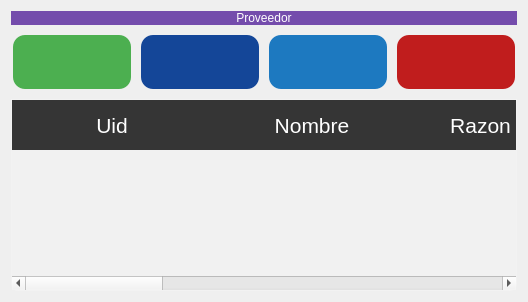
                 <widget class="QWidget" name="page_provider">
                  <layout class="QVBoxLayout" name="verticalLayout_7">
                   <item>
                    <widget class="QLabel" name="label_2">
                     <property name="styleSheet">
                      <string notr="true">color: rgb(255, 255, 255);
font: 26pt &quot;MS Shell Dlg 2&quot;;
background-color:#744cac;</string>
                     </property>
                     <property name="text">
                      <string>Proveedor</string>
                     </property>
                     <property name="alignment">
                      <set>Qt::AlignCenter</set>
                     </property>
                    </widget>
                   </item>
                   <item>
                    <layout class="QHBoxLayout" name="horizontalLayout_6">
                     <item>
                      <widget class="QPushButton" name="btn_add_provider">
                       <property name="cursor">
                        <cursorShape>PointingHandCursor</cursorShape>
                       </property>
                       <property name="styleSheet">
                        <string notr="true">QPushButton {
                background-color: #4CAF50; /* Verde */
                border: none;
                color: white;
                padding: 15px 32px;
                text-align: center;
                text-decoration: none;
                font-size: 20px;
                margin: 4px 2px;
                border-radius: 12px;
            }
            QPushButton:hover {
                background-color: #2D005F;
            }
            QPushButton:pressed {
                background-color: #2e7031;
            }</string>
                       </property>
                       <property name="text">
                        <string/>
                       </property>
                       <property name="icon">
                        <iconset>
                         <normalon>../image/add.png</normalon>
                        </iconset>
                       </property>
                       <property name="iconSize">
                        <size>
                         <width>25</width>
                         <height>25</height>
                        </size>
                       </property>
                      </widget>
                     </item>
                     <item>
                      <widget class="QPushButton" name="btn_update_table_provider">
                       <property name="cursor">
                        <cursorShape>PointingHandCursor</cursorShape>
                       </property>
                       <property name="styleSheet">
                        <string notr="true">QPushButton {
                background-color: #144698; /* Azul Oscuro */
                border: none;
                color: white;
                padding: 15px 32px;
                text-align: center;
                text-decoration: none;
                font-size: 20px;
                margin: 4px 2px;
                border-radius: 12px;
            }
            QPushButton:hover {
                background-color: #2D005F;
            }
            QPushButton:pressed {
                background-color: #2e7031;
            }</string>
                       </property>
                       <property name="text">
                        <string/>
                       </property>
                       <property name="icon">
                        <iconset>
                         <normalon>../image/update_table.png</normalon>
                        </iconset>
                       </property>
                       <property name="iconSize">
                        <size>
                         <width>25</width>
                         <height>25</height>
                        </size>
                       </property>
                      </widget>
                     </item>
                     <item>
                      <widget class="QPushButton" name="btn_update_provider">
                       <property name="cursor">
                        <cursorShape>PointingHandCursor</cursorShape>
                       </property>
                       <property name="styleSheet">
                        <string notr="true">QPushButton {
                background-color: #1D79C0; /* Azul */
                border: none;
                color: white;
                padding: 15px 32px;
                text-align: center;
                text-decoration: none;
                font-size: 20px;
                margin: 4px 2px;
                border-radius: 12px;
            }
            QPushButton:hover {
                background-color: #2D005F;
            }
            QPushButton:pressed {
                background-color: #2e7031;
            }</string>
                       </property>
                       <property name="text">
                        <string/>
                       </property>
                       <property name="icon">
                        <iconset>
                         <normalon>../image/update.png</normalon>
                        </iconset>
                       </property>
                       <property name="iconSize">
                        <size>
                         <width>25</width>
                         <height>25</height>
                        </size>
                       </property>
                      </widget>
                     </item>
                     <item>
                      <widget class="QPushButton" name="btn_delete_provider">
                       <property name="cursor">
                        <cursorShape>PointingHandCursor</cursorShape>
                       </property>
                       <property name="styleSheet">
                        <string notr="true">QPushButton {
                background-color: #C01D1D; /* Rojo */
                border: none;
                color: white;
                padding: 15px 32px;
                text-align: center;
                text-decoration: none;
                font-size: 20px;
                margin: 4px 2px;
                border-radius: 12px;
            }
            QPushButton:hover {
                background-color: #2D005F;
            }
            QPushButton:pressed {
                background-color: #2e7031;
            }</string>
                       </property>
                       <property name="text">
                        <string/>
                       </property>
                       <property name="icon">
                        <iconset>
                         <normalon>../image/delete.png</normalon>
                        </iconset>
                       </property>
                       <property name="iconSize">
                        <size>
                         <width>25</width>
                         <height>25</height>
                        </size>
                       </property>
                      </widget>
                     </item>
                    </layout>
                   </item>
                   <item>
                    <widget class="QTableWidget" name="table_provider">
                     <property name="styleSheet">
                      <string notr="true">QTableView {
background-color: rgba(255, 255, 255, 30); 
border: 1px solid rgba(255,255,255,40);
border-bottom-right-radius: 7px; 
border-bottom-left-radius: 7px; 
color: white;
}

QHeaderView::section {
background-color: rgb(53, 53, 53);
color: white;
border: none;
height: 50px;
font-size: 16pt;
}

QTableView::item {
    border-style: none;
    border-bottom: 1px solid rgba(255,255,255,50);
    padding-left: auto;
    padding-right: auto;
}

QTableView::item:selected{
	border: none;
	color: rgb(255, 255, 255);
    background-color: rgba(255, 255, 255, 50);
}
</string>
                     </property>
                     <property name="editTriggers">
                      <set>QAbstractItemView::NoEditTriggers</set>
                     </property>
                     <attribute name="horizontalHeaderDefaultSectionSize">
                      <number>200</number>
                     </attribute>
                     <column>
                      <property name="text">
                       <string>Uid</string>
                      </property>
                     </column>
                     <column>
                      <property name="text">
                       <string>Nombre</string>
                      </property>
                     </column>
                     <column>
                      <property name="text">
                       <string>Razon Social</string>
                      </property>
                     </column>
                     <column>
                      <property name="text">
                       <string>Red Social</string>
                      </property>
                     </column>
                     <column>
                      <property name="text">
                       <string>Dirección</string>
                      </property>
                     </column>
                     <column>
                      <property name="text">
                       <string>Correo</string>
                      </property>
                     </column>
                     <column>
                      <property name="text">
                       <string>Teléfono</string>
                      </property>
                     </column>
                    </widget>
                   </item>
                  </layout>
                 </widget>
